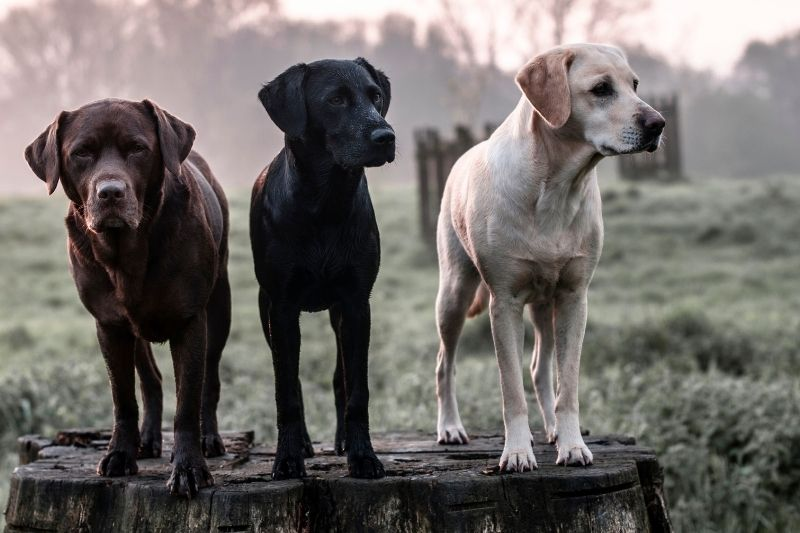
#> input picture p1/labradors.jpg, 800 x 533 px
$ jupyter execute 01_binarization.ipynb
#> lines starting #> are read from the running program, lines starting #| are printed output that depends on the picture; after the words box and inside, x2 and y2 are one past the last pixel; in counts of white or black regions, pixels touching at a corner belong together
[cell 1]
import numpy as np
import matplotlib.pyplot as plt
import cv2

### **Cargar la imagen**
---

[cell 2]
# Uso opencv para cargar la imagen y pasarla a escala de grises
path = './labradors.jpg'
img = cv2.imread(path, cv2.IMREAD_GRAYSCALE)
#> img: shape (533, 800); min 0, max 255, mean 107.9
plt.imshow(img, cmap='gray')

### **Solución "a mano"**
---

[cell 3]
def binarize_img(image, threshold):
  # np.where applies some function or value to each element of a vector / matrix
  # based on a condition (Offers better performance than 2 nested loops)

  # for i in range(height):
  #   for j in range(width):

#> called with threshold = 90
  newImg = np.where(image > threshold, 255, 0)
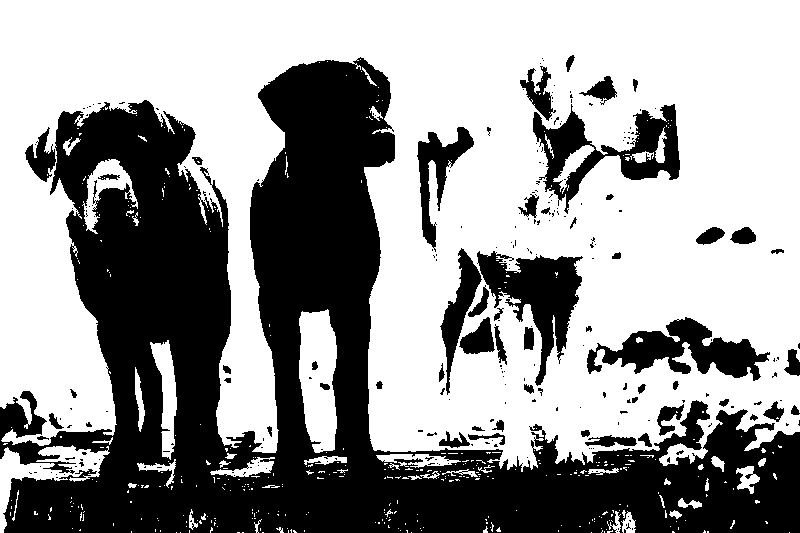
#> newImg: shape (533, 800) int64; 59.7% white; 260 black regions (204 under 20 px), largest, box (x1, y1, x2, y2) and area: (0, 57, 800, 533) 142605, (477, 251, 583, 386) 5789, (533, 104, 680, 214) 5699

  return newImg

[cell 4]
binarized = binarize_img(img, 90)
plt.imshow(binarized, cmap='gray')

### **Solución usando funciones de opencv**
---

[cell 5]
def binarize_img_cv2(image, threshold):
#> called with threshold = 90
  _, global_threshold = cv2.threshold(image, threshold, 255, cv2.THRESH_BINARY, )

  plt.imshow(global_threshold, cmap='gray')
